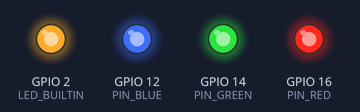
The sketch below on a simulated ESP8266 (NodeMCU). Shown: output pins drawn as LEDs (lit = HIGH, except the on-board LED, lit = LOW). WiFi joins after 1.5 s; servers stay silent unless stated; what the sketch prints to the serial monitor is not drawn.

Above: at 0.1 s.
At 4.1 s:
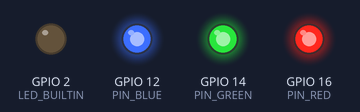
Timing chart, 0 to 5.6 s (numbered marks = the images above):
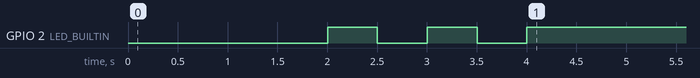

The sketch:

esp8266_led.ino
```cpp
#include <ESP8266WiFi.h>
#include <WiFiClient.h>
#include <ESP8266WebServer.h>
#include <ESP8266mDNS.h>
#include <ArduinoJson.h>

const char *ssid = "___";        // your wi-fi name
const char *password = "___";    // your wi-fi password

#define PIN_RED 16
#define PIN_GREEN 14
#define PIN_BLUE 12

#define MAX_BRIGHT 200
#define MIN_BRIGHT 1023

ESP8266WebServer server(80);

void handleRoot() {
  server.send(200, "text/plain", "hello from esp8266!");
}

void turnOn() {
  analogWrite(PIN_RED, 200);
  analogWrite(PIN_GREEN, 200);
  analogWrite(PIN_BLUE, 200);
  server.send(200, "text/html", "");
}

void turnOff() {
  analogWrite(PIN_RED, MIN_BRIGHT);
  analogWrite(PIN_GREEN, MIN_BRIGHT);
  analogWrite(PIN_BLUE, MIN_BRIGHT);
  server.send(200, "text/html", "");
}

void setColor() {
  StaticJsonBuffer<200> jsonBuffer;
  JsonObject& root = jsonBuffer.parseObject(server.arg("plain"));

  analogWrite(PIN_RED, getLedValue(root["red"]));
  analogWrite(PIN_GREEN, getLedValue(root["green"]));
  analogWrite(PIN_BLUE, getLedValue(root["blue"]));
  server.send(200, "text/html", "");
}

int getLedValue(int led){
  return MIN_BRIGHT - led*4;
}

void handleNotFound() {
  String message = "File Not Found\n\n";
  server.send(404, "text/plain", message);
}

void setup(void) {
  pinMode(LED_BUILTIN, OUTPUT);
  pinMode(PIN_RED, OUTPUT);
  pinMode(PIN_GREEN, OUTPUT);
  pinMode(PIN_BLUE, OUTPUT);

  analogWrite(PIN_RED, MIN_BRIGHT);
  analogWrite(PIN_GREEN, MIN_BRIGHT);
  analogWrite(PIN_BLUE, MIN_BRIGHT);

  Serial.begin(115200);
  WiFi.begin(ssid, password);
  Serial.println("");

  // Wait for connection
  while(WiFi.status() != WL_CONNECTED) {
    delay(500);
    Serial.print(".");
  }

  Serial.println("");
  Serial.print("Connected to ");
  Serial.println(ssid);
  Serial.print("IP address: ");
  Serial.println(WiFi.localIP());

  if (MDNS.begin("esp8266")) {
    Serial.println("MDNS responder started");
  }

  for(int i = 0; i< 3; ++i){
    digitalWrite(LED_BUILTIN, LOW);
    delay(500);
    digitalWrite(LED_BUILTIN, HIGH);
    delay(500);
  }

  server.on( "/", HTTP_GET, handleRoot);
  server.on("/turnOn", HTTP_POST, turnOn);
  server.on("/turnOff", HTTP_POST, turnOff);
  server.on("/setColor", HTTP_POST, setColor);
  server.onNotFound(handleNotFound);
  server.begin();
  Serial.println("HTTP server started");
}

void loop(void) {
  server.handleClient();
}
```
